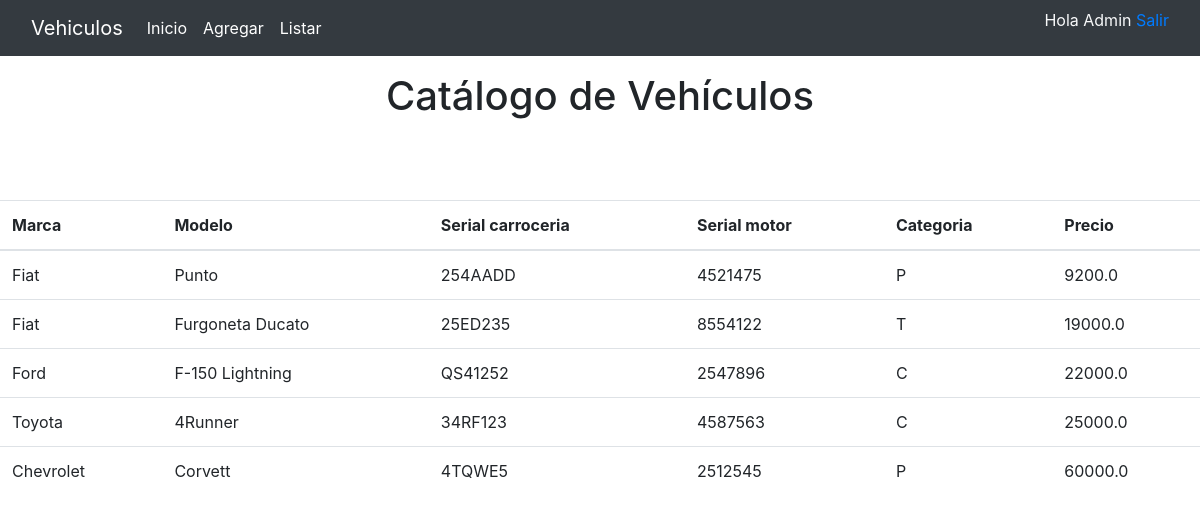
Screenshot of /vehiculos/list (signed in) with the database file from the repository.
### vehiculos/models.py (models this page shows, shortened)
class Vehiculo(models.Model):
    MARCAS = (
        ('Toyota', 'Toyota'),
        ('Ford','Ford'),
        ('Chevrolet','Chevrolet'),
        ('Honda','Honda'),
        ('Nissan','Nissan'),
        ('Fiat','Fiat')
    )
    marca = models.CharField(max_length=20, choices=MARCAS, default='Fiat')
    modelo = models.CharField(max_length=100)
    serial_carroceria = models.CharField(max_length=50)
    serial_motor = models.CharField(max_length=50)
    CATEGORIAS = (
        ('P', 'Particular'),
        ('T', 'Transporte'),
        ('C', 'Carga')
    )
    categoria = models.CharField(max_length=20, choices=CATEGORIAS, default='P')
    precio = models.FloatField()
    fecha_creacion = models.DateField(auto_now_add=True)
    fecha_modificacion = models.DateField(auto_now=True)
    owner = models.ForeignKey(User, on_delete=models.CASCADE, default=1)

### vehiculos/views.py (the view)
# urls.py: path('list', views.list_vehiculo)
@login_required
def list_vehiculo(request):
    vehiculos = Vehiculo.objects.all()
    context = {'vehiculos': vehiculos}
    return render(request, 'list_vehiculo.html', context)

### vehiculos/templates/list_vehiculo.html
{% extends 'index.html' %}
{% block content %}
    <table class="table">
        <thead>
            <tr>
                <th>Marca</th>
                <th>Modelo</th>
                <th>Serial carroceria</th>
                <th>Serial motor</th>
                <th>Categoria</th>
                <th>Precio</th>
            </tr>
        </thead>
        <tbody>
            {% for vehiculo in vehiculos %}
                <tr>
                    <td>{{vehiculo.marca}}</td>
                    <td>{{vehiculo.modelo}}</td>
                    <td>{{vehiculo.serial_carroceria}}</td>
                    <td>{{vehiculo.serial_motor}}</td>
                    <td>{{vehiculo.categoria}}</td>
                    <td>{{vehiculo.precio}}</td>
                </tr>
            {% endfor %}
        </tbody>
    </table>
{% endblock %}

### templates/index.html (shortened to what this page needs)
<!DOCTYPE html>
<html lang="en">
<head>
    <link rel="stylesheet" href="https://cdn.jsdelivr.net/npm/bootstrap@4.6.0/dist/css/bootstrap.min.css">
</head>
<body>
    <nav class="navbar navbar-expand-lg fixed-top navbar-dark bg-dark">
        <div class="container-fluid">
            <a class="navbar-brand" href="">Vehiculos</a>
            <div class="collapse navbar-collapse" id="navbarSupportedContent">
                <ul class="navbar-nav me-auto mb-2 mb-lg-0">
                    <li class="nav-item">
                        <a class="nav-link active" aria-current="page" href="/vehiculos/">Inicio</a>
                    </li>
                    <li class="nav-item">
                        <a class="nav-link active" aria-current="page" href="add">Agregar</a>
                    </li>
                    <li class="nav-item">
                        <a class="nav-link active" aria-current="page" href="list">Listar</a>
                    </li>
                </ul>
            </div>
            {% if user.is_authenticated %}
            <p  class="text-light">Hola {{user.first_name}}   <a href="{% url 'logout' %}" role="button">Salir</a></p>
            {% else %}
            <a class="btn btn-success btn-sm" href="{% url 'login' %}" role="button">Entrar</a>
            {% endif %}
        </div>
    </nav>
    <br>
    <br>
    <br>
    <h1 class="text-center">Catálogo de Vehículos</h1>
    <br>
    <br>
    <br>
    {% block content %}
    {% endblock %}
</body>
</html>

### rows the page displays
Vehiculo: marca "Fiat", modelo "Punto", serial_carroceria "254AADD", serial_motor "4521475", categoria "P", precio "9200.0"
Vehiculo: marca "Fiat", modelo "Furgoneta Ducato", serial_carroceria "25ED235", serial_motor "8554122", categoria "T", precio "19000.0"
Vehiculo: marca "Ford", modelo "F-150 Lightning", serial_carroceria "QS41252", serial_motor "2547896", categoria "C", precio "22000.0"
Vehiculo: marca "Toyota", modelo "4Runner", serial_carroceria "34RF123", serial_motor "4587563", categoria "C", precio "25000.0"
Vehiculo: marca "Chevrolet", modelo "Corvett", serial_carroceria "4TQWE5", serial_motor "2512545", categoria "P", precio "60000.0"

### other values shown
{{ user.first_name }} "Admin"
